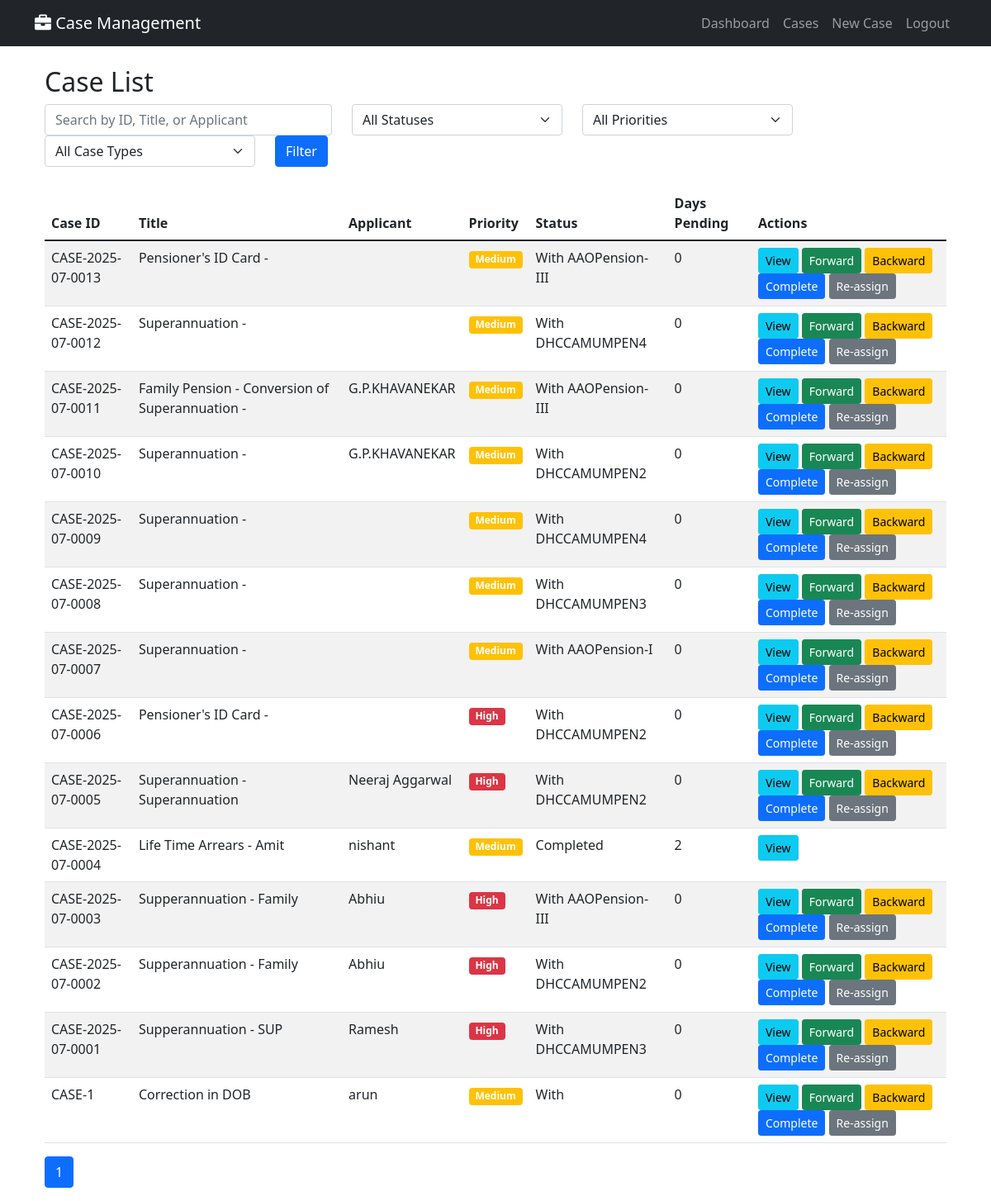
Page /cases/ (signed in) on the earlier database version.
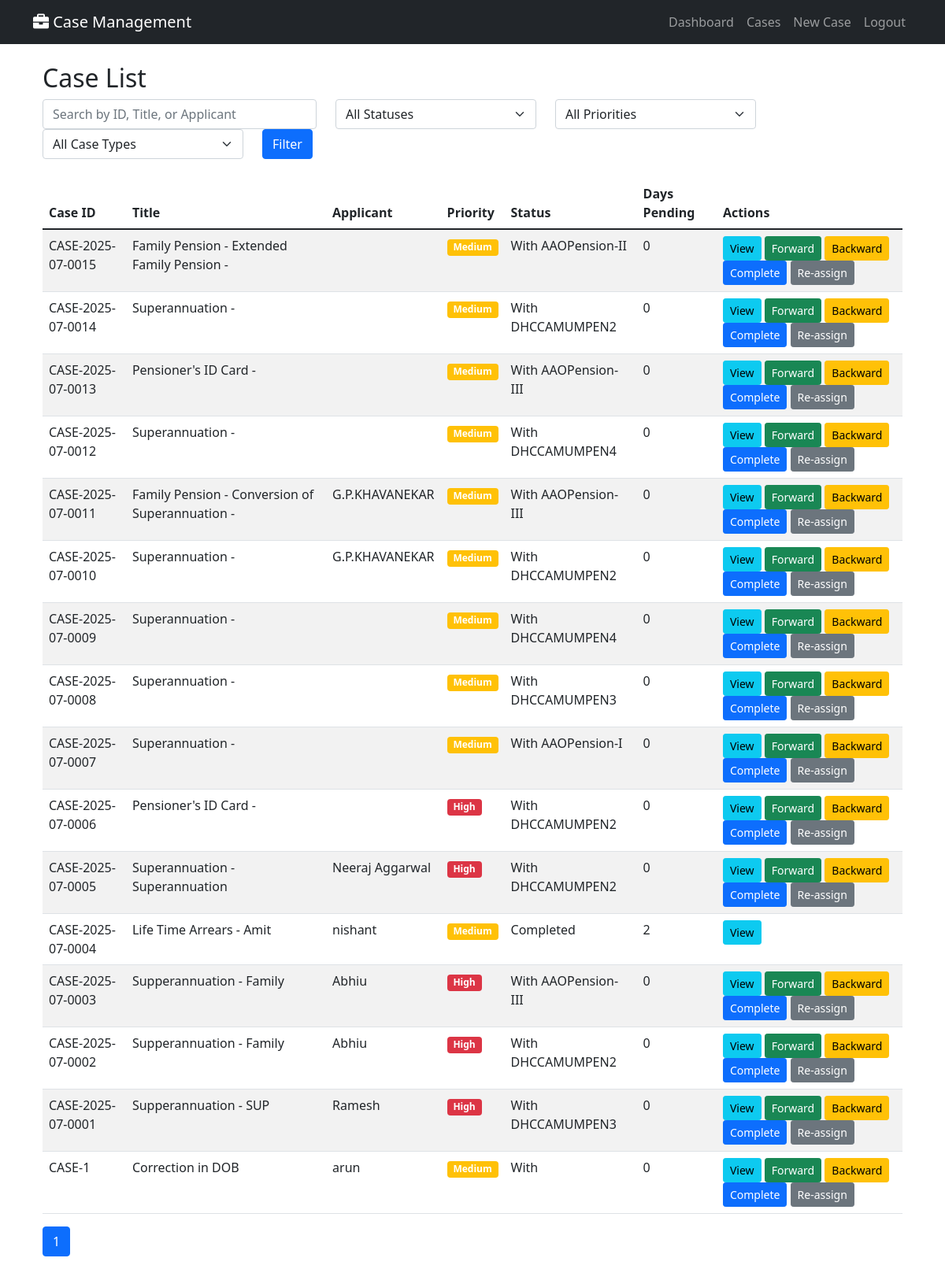
Same page on the later database version.
### cases/models.py (models this page shows, shortened)
class Case(models.Model):
    PRIORITY_CHOICES = [
        ('High', 'High'),
        ('Medium', 'Medium'),
        ('Low', 'Low'),
    ]
    STATUS_COLORS = [
        ('Green', 'Green'),
        ('Orange', 'Orange'),
        ('Red', 'Red'),
        ('Blue', 'Blue'),
    ]
    MODE_OF_RECEIPT_CHOICES = [
        ('by_post', 'By Post'),
        ('by_hand', 'By Hand'),
        ('online', 'Online'),
        ('offline', 'Offline'),
        ('email', 'Email'),
        ('in_person', 'In Person'),
    ]
    TYPE_OF_CORRECTION_CHOICES = [
        ('change_of_address', 'Change Of Address'),
        ('change_dob_family', 'Change / Correction of DOB of Family Pensioner'),
        ('change_name', 'Change / Correction of Name of the Pensioner / Family Pensioner'),
        ('other', 'Other'),
    ]
    FRESH_COMPLIANCE_CHOICES = [
        ('fresh', 'Fresh Case'),
        ('compliance', 'Compliance'),
    ]
    TYPE_OF_EMPLOYEE_CHOICES = [
        ('MTNL_IDA', 'MTNL IDA'),
        ('MTNL_CDA', 'MTNL CDA'),
        ('DOT_CDA', 'DOT CDA'),
    ]
    TYPE_OF_PENSION_CHOICES = [
        ('MTNL-IDA', 'MTNL-IDA'),
        ('DOT-CDA', 'DOT-CDA'),
    ]
    TYPE_OF_PENSIONER_CHOICES = [
        ('Superannuation/VR', 'Superannuation / VR'),
        ('Family Pensioner', 'Family Pensioner'),
    ]
    case_id = models.CharField(max_length=50, unique=True, db_index=True)
    registration_date = models.DateTimeField(default=timezone.now)
    case_type = models.ForeignKey(CaseType, on_delete=models.CASCADE)
    sub_category = models.CharField(max_length=100)
    case_title = models.CharField(max_length=500)
    case_description = models.TextField()
    applicant_name = models.CharField(max_length=200)
    ppo_master = models.ForeignKey(PPOMaster, on_delete=models.SET_NULL, null=True, blank=True)
    priority = models.CharField(max_length=10, choices=PRIORITY_CHOICES, default='Medium')
    current_status = models.CharField(max_length=200)
    current_holder = models.ForeignKey(UserProfile, on_delete=models.CASCADE, related_name='current_cases')
    days_in_current_stage = models.IntegerField(default=0)
    total_days_pending = models.IntegerField(default=0)
    expected_completion = models.DateTimeField()
    actual_completion = models.DateTimeField(null=True, blank=True)
    status_color = models.CharField(max_length=10, choices=STATUS_COLORS, default='Green')
    is_completed = models.BooleanField(default=False)
    created_by = models.ForeignKey(User, on_delete=models.CASCADE, related_name='created_cases')
    last_updated_by = models.ForeignKey(User, on_delete=models.CASCADE, related_name='updated_cases')
    last_update_date = models.DateTimeField(auto_now=True)
    ppo_number = models.CharField(max_length=20, blank=True)
    name_pensioner = models.CharField(max_length=200, blank=True)
    mobile_number = models.CharField(max_length=15, blank=True)
    last_lc_done_date = models.DateField(null=True, blank=True)
    kyp_flag = models.BooleanField(default=False)
    mode_of_receipt = models.CharField(max_length=20, choices=MODE_OF_RECEIPT_CHOICES, blank=True)
    date_of_death = models.DateField(null=True, blank=True)
    name_claimant = models.CharField(max_length=200, blank=True)
    relationship = models.CharField(max_length=50, blank=True)
    service_book_enclosed = models.BooleanField(default=False)
    type_of_correction = models.CharField(max_length=30, choices=TYPE_OF_CORRECTION_CHOICES, blank=True)
    original_ppo_submitted = models.BooleanField(default=False)
    fresh_or_compliance = models.CharField(max_length=20, choices=FRESH_COMPLIANCE_CHOICES, blank=True)
    type_of_employee = models.CharField(max_length=20, choices=TYPE_OF_EMPLOYEE_CHOICES, blank=True)
    retiring_employee = models.ForeignKey('RetiringEmployee', on_delete=models.SET_NULL, null=True, blank=True)
    type_of_pension = models.CharField(max_length=20, choices=TYPE_OF_PENSION_CHOICES, blank=True)
    type_of_pensioner = models.CharField(max_length=30, choices=TYPE_OF_PENSIONER_CHOICES, blank=True)
    date_of_retirement = models.DateField(null=True, blank=True)
    objects = CaseManager()
    class Meta:
        ordering = ['-registration_date']
        indexes = [
            models.Index(fields=['case_id']),
            models.Index(fields=['ppo_number']),
            models.Index(fields=['current_holder', 'is_completed']),
            models.Index(fields=['priority', 'status_color']),
            models.Index(fields=['registration_date']),
        ]

### cases/views.py (the view, shortened to what this page needs)
# urls.py: path('cases/', views.case_list, name='case_list'),
@login_required
def case_list(request):
    user_profile = get_object_or_404(UserProfile, user=request.user)
    cases = Case.objects.all()
    if user_profile.role != 'ADMIN':
        cases = cases.filter(current_holder=user_profile)
    search_query = request.GET.get('search', '')
    if search_query:
        cases = cases.filter(
            Q(case_id__icontains=search_query) |
            Q(case_title__icontains=search_query) |
            Q(applicant_name__icontains=search_query)
        )
    status_filter = request.GET.get('status', '')
    priority_filter = request.GET.get('priority', '')
    if priority_filter:
        cases = cases.filter(priority=priority_filter)
    case_type_filter = request.GET.get('case_type', '')
    if case_type_filter:
        cases = cases.filter(case_type_id=case_type_filter)
    paginator = Paginator(cases, 25)
    page_number = request.GET.get('page')
    page_obj = paginator.get_page(page_number)
    context = {
        'page_obj': page_obj,
        'search_query': search_query,
        'status_filter': status_filter,
        'priority_filter': priority_filter,
        'case_type_filter': case_type_filter,
        'case_types': CaseType.objects.all(),
        'user_profile': user_profile,
    }
    return render(request, 'cases/case_list.html', context)

### cases/models.py (called while the page is built)
    def get_queryset(self):
        return CaseQuerySet(self.model, using=self._db)

### templates/cases/case_list.html (shortened to what this page needs)
{% extends 'base.html' %}
{% block content %}
<div class="container mt-4">
    <h2>Case List</h2>
    <form method="get" class="mb-4">
        <div class="row">
            <div class="col-md-4">
                <input type="text" name="search" class="form-control" placeholder="Search by ID, Title, or Applicant" value="{{ search_query }}">
            </div>
            <div class="col-md-3">
                <select name="status" class="form-select">
                    <option value="">All Statuses</option>
                </select>
            </div>
            <div class="col-md-3">
                <select name="priority" class="form-select">
                    <option value="">All Priorities</option>
                </select>
            </div>
            <div class="col-md-3">
                <select name="case_type" class="form-select">
                    <option value="">All Case Types</option>
                </select>
            </div>
            <div class="col-md-2 mt-2 mt-md-0">
                <button type="submit" class="btn btn-primary">Filter</button>
            </div>
        </div>
    </form>
    <table class="table table-striped table-hover">
        <thead>
            <tr>
                <th>Case ID</th>
                <th>Title</th>
                <th>Applicant</th>
                <th>Priority</th>
                <th>Status</th>
                <th>Days Pending</th>
                <th>Actions</th>
            </tr>
        </thead>
        <tbody>
            {% for case in page_obj %}
            <tr>
                <td>{{ case.case_id }}</td>
                <td>{{ case.case_title }}</td>
                <td>{{ case.applicant_name }}</td>
                <td>
                    <span class="badge {% if case.priority == 'High' %}bg-danger{% elif case.priority == 'Medium' %}bg-warning{% else %}bg-success{% endif %}">
                        {{ case.priority }}
                    </span>
                </td>
                <td>{{ case.current_status }}</td>
                <td>{{ case.total_days_pending }}</td>
                <td>
                    <a href="{% url 'case_detail' case.case_id %}" class="btn btn-sm btn-info">View</a>
                    {% if user_profile.role == 'ADMIN' or case.current_holder == user_profile %}
                    {% if not case.is_completed %}
                    <a href="{% url 'move_case' case.case_id %}?type=forward" class="btn btn-sm btn-success">Forward</a>
                    {% if user_profile.role != 'DH' %}
                    <a href="{% url 'move_case' case.case_id %}?type=backward" class="btn btn-sm btn-warning">Backward</a>
                    {% endif %}
                    {% if user_profile.role != 'DH' %}
                    <a href="{% url 'move_case' case.case_id %}?type=complete" class="btn btn-sm btn-primary">Complete</a>
                    <a href="{% url 'move_case' case.case_id %}?type=reassign" class="btn btn-sm btn-secondary">Re-assign</a>
                {% endif %}
            {% endif %}
        {% endif %}
                </td>
            </tr>
            {% empty %}
            <tr>
                <td colspan="7">No cases found.</td>
            </tr>
            {% endfor %}
        </tbody>
    </table>
    <nav aria-label="Page navigation">
        <ul class="pagination">
            {% for num in page_obj.paginator.page_range %}
                {% if page_obj.number == num %}
                    <li class="page-item active"><a class="page-link" href="#">{{ num }}</a></li>
                {% endif %}
            {% endfor %}
        </ul>
    </nav>
</div>
{% endblock %}

### templates/base.html (shortened to what this page needs)
<!DOCTYPE html>
<html lang="en">
<head>
    <link href="https://cdn.jsdelivr.net/npm/bootstrap@5.1.3/dist/css/bootstrap.min.css" rel="stylesheet">
    <link href="https://cdnjs.cloudflare.com/ajax/libs/font-awesome/6.0.0/css/all.min.css" rel="stylesheet">
</head>
<body>
    <nav class="navbar navbar-expand-lg navbar-dark bg-dark">
        <div class="container">
            <a class="navbar-brand" href="{% url 'dashboard' %}">
                <i class="fas fa-briefcase"></i> Case Management
            </a>
            <div class="navbar-nav ms-auto">
                {% if user.is_authenticated %}
                    <a class="nav-link" href="{% url 'dashboard' %}">Dashboard</a>
                    <a class="nav-link" href="{% url 'case_list' %}">Cases</a>
                    <a class="nav-link" href="{% url 'register_case' %}">New Case</a>
                    <a class="nav-link" href="{% url 'logout' %}">Logout</a>
                {% else %}
                    <a class="nav-link" href="{% url 'login' %}">Login</a>
                    <a class="nav-link" href="{% url 'register_user' %}">Register</a>
                {% endif %}
            </div>
        </div>
    </nav>
    <div class="container mt-4">
        {% block content %}
        {% endblock %}
    </div>
</body>
</html>

Differences in the rows shown:
added Case: case_id "CASE-2025-07-0015", case_title "Family Pension - Extended Family Pension -", priority "Medium", current_status "With AAOPension-II", total_days_pending "0", is_completed "Forward"
added Case: case_id "CASE-2025-07-0014", case_title "Superannuation -", priority "Medium", current_status "With DHCCAMUMPEN2", total_days_pending "0", is_completed "Forward"
